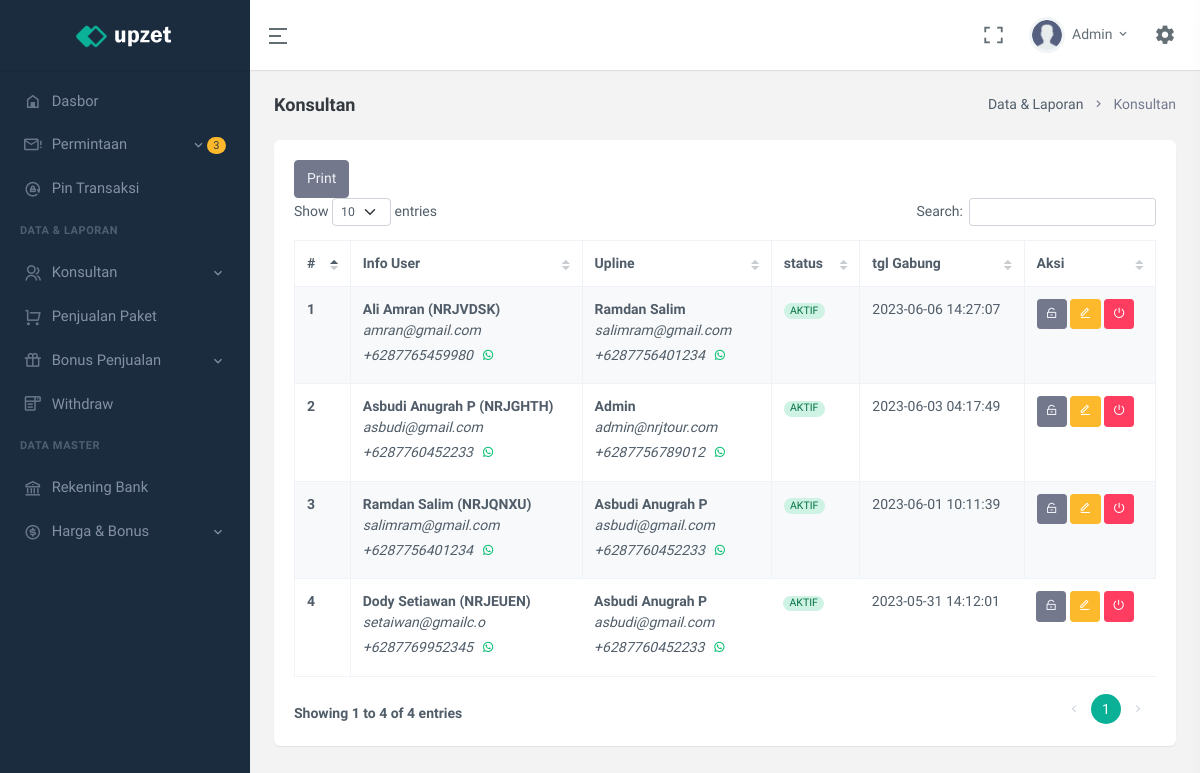
The page /data-member.php (signed in) on the database as committed earlier.
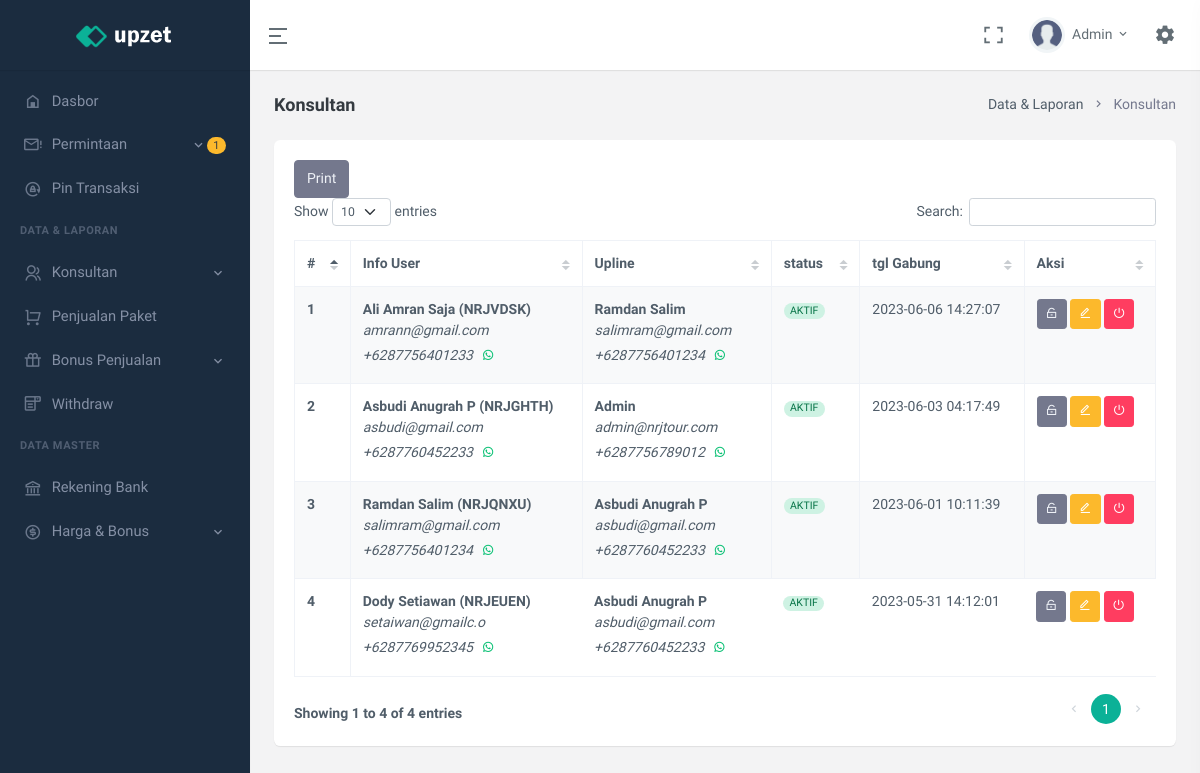
The same page on the database as committed later.
### tables this page shows
CREATE TABLE `user` (
  `id` int(11) UNSIGNED NOT NULL,
  `code_referral` varchar(7) NOT NULL,
  `email` varchar(250) NOT NULL,
  `name` varchar(25) NOT NULL,
  `no_telpn` varchar(25) NOT NULL,
  `password` text NOT NULL,
  `role_user` enum('ADMIN','OWNER','KONSULTAN') NOT NULL DEFAULT 'KONSULTAN',
  `upline` varchar(7) NOT NULL DEFAULT 'ADMIN',
  `status` enum('AKTIF','TIDAK AKTIF') NOT NULL DEFAULT 'TIDAK AKTIF',
  `join_date` datetime NOT NULL
);

### modal/ConnectionsClass.php (called while the page is built, shortened)
<?php
class ConnectionsClass{
    private $servername = "localhost";
    private $username = "root";
    private $password = "";
    private $dbname = "nrj_tour";
    protected function dbConn(){
        $connect = new mysqli($this->servername, $this->username, $this->password, $this->dbname);
        if($connect){
            return $connect;
        }
    }
    protected function dbCheck(?string $tableName = null){
        $sql = "SHOW TABLES LIKE '" . $tableName . "'";
        $exe = $this->dbConn()->query($sql);
        $result = $exe->num_rows;
        return $result;
    }
}
?>

### modal/userClass.php (called while the page is built, shortened)
<?php
class userClass extends ConnectionsClass{
    private $table_name = "user";
    public function __construct(){
        if($this->dbCheck($this->table_name) == 0){
            $sql = "CREATE TABLE " . $this->table_name . " (
                id INT(11) UNSIGNED AUTO_INCREMENT PRIMARY KEY,
                code_referral VARCHAR(7) NOT NULL UNIQUE,
                email VARCHAR(250) NOT NULL UNIQUE,
                name VARCHAR(25) NOT NULL,
                no_telpn VARCHAR(25) NOT NULL UNIQUE,
                password TEXT NOT NULL,
                role_user ENUM('ADMIN','OWNER','KONSULTAN') NOT NULL DEFAULT 'KONSULTAN',
                upline VARCHAR(7) NOT NULL DEFAULT 'ADMIN',
                status ENUM('AKTIF','TIDAK AKTIF') NOT NULL DEFAULT 'TIDAK AKTIF',
                join_date DATETIME NOT NULL
            )";
            $this->dbConn()->query($sql);
            $this->dbConn()->close();
        }
    }
    public function selectUser(?string $param = null, ?string $key1 = null, ?string $key2 = null, ?string $key3 = null, ?string $key4 = null){
        if($param == "oneCondition"){
            $sql = "SELECT * FROM " . $this->table_name . " WHERE " . $key1 . " = '" . $key2 . "' ORDER BY join_date DESC";
        }elseif($param == "checkForUpdate"){
            $sql = "SELECT * FROM " . $this->table_name . " WHERE " . $key1 . " = '" . $key2 . "' AND code_referral <> '" . $key3 . "'";
        }
        $exe = $this->dbConn()->query($sql);
        while($rows = $exe->fetch_assoc()){
            $data[] = $rows;
        }
        $result["data"] = $data;
        $result["nums"] = $exe->num_rows;
        return $result;
    }
}
?>

### config/userLogin.php (called while the page is built, shortened)
<?php
$userClass = new userClass();
$dataLogin = $userClass->selectUser("oneCondition","code_referral",$_SESSION['id_nrjtour']);
foreach($dataLogin['data'] as $row){
    $name = $row['name'];
    $role_user = $row['role_user'];
}
?>

### modal/withdrawClass.php (called while the page is built, shortened)
<?php
class withdrawClass extends ConnectionsClass{
    private $table_name = "withdraw";
    public function __construct(){
        if($this->dbCheck($this->table_name) == 0){
            $sql = "CREATE TABLE " . $this->table_name . " (
                id INT(11) UNSIGNED AUTO_INCREMENT PRIMARY KEY,
                code_referral VARCHAR(7) NOT NULL,
                nominal DOUBLE NOT NULL,
                status ENUM('PENDING','DITOLAK','SUCCESS') NOT NULL DEFAULT 'PENDING',
                date DATETIME NOT NULL
            )";
            $this->dbConn()->query($sql);
            $this->dbConn()->close();
        }
    }
    public function selectWithdraw(?string $param = null, ?string $key1 = null, ?string $key2 = null){
        if($param == "oneCondition"){
            $sql = "SELECT * FROM " . $this->table_name . " WHERE " . $key1 . " = '" . $key2 . "' ORDER BY date DESC";
        }else{
            $sql = "SELECT * FROM " . $this->table_name . " ORDER BY date DESC";
        }
        $exe = $this->dbConn()->query($sql);
        $result["data"] = $data;
        $result["nums"] = $exe->num_rows;
        return $result;
    }
}
?>

### modal/dataPenjualanClass.php (called while the page is built, shortened)
<?php
class dataPenjualanClass extends ConnectionsClass{
    private $table_name = "data_penjualan";
    public function selectDataPenjualan(?string $param = null, ?string $key1 = null, ?string $key2 = null, ?string $key3 = null, ?string $key4 = null){
        if($param == "oneCondition"){
            $sql = "SELECT * FROM " . $this->table_name . " WHERE " . $key1 . " = '" . $key2 . "' ORDER BY date DESC";
        }elseif($param == "dateUser"){
            $sql = "SELECT * FROM " . $this->table_name . " WHERE perekrut = '" . $key1 . "' AND (date >= '" . $key2 . " 00:00:00' AND date <= '" . $key3 . " 23:59:59') ORDER BY date DESC LIMIT 1";
        }elseif($param == "dateKonsultan"){
            $sql = "SELECT * FROM " . $this->table_name . " WHERE perekrut = '" . $key1 . "' AND (date >= '" . $key2 . " 00:00:00' AND date <= '" . $key3 . " 23:59:59') ORDER BY date DESC";
        }elseif($param == "date"){
            $sql = "SELECT * FROM " . $this->table_name . " WHERE date >= '" . $key1 . " 00:00:00' AND date <= '" . $key2 . " 23:59:59' ORDER BY date DESC";
        }else{
            $sql = "SELECT * FROM " . $this->table_name . " ORDER BY date DESC";
        }
        $exe = $this->dbConn()->query($sql);
        while($rows = $exe->fetch_assoc()){
            $data[] = $rows;
        }
        $result["data"] = $data;
        $result["nums"] = $exe->num_rows;
        return $result;
    }
}
?>

### config/dataMemberConfig.php (the view, shortened to what the changed rows need)
<?php
function dataTable(){
    global $userClass;
    global $role_user;
    $num = 1;
    if($role_user == "KONSULTAN"){
        $data = $userClass->selectUser("oneCondition", "upline", $_SESSION['id_nrjtour']);
    }else{
        $data = $userClass->selectUser("oneCondition", "role_user", "KONSULTAN");
    }
    foreach($data['data'] as $row){
        if($row['status'] == "AKTIF"){
            $btn = '<a href="data-member?user=' . $row['code_referral'] . '&param=suspen" class="btn btn-sm btn-danger"><i class="mx-auto ri-shut-down-line"></i></a>';
        }else{
            $btn = '<a href="data-member?user=' . $row['code_referral'] . '&param=aktif" class="btn btn-sm btn-success"><i class="mx-auto ri-shut-down-line"></i></a>';
        }
        echo '<tr>
                <th> ' . $num++ . ' </th>
                <td>
                    <strong>' . $row['name'] . ' (' . $row['code_referral'] . ')</strong><br>
                    <i>' . $row['email'] . '</i><br>
                    <i>+62' . $row['no_telpn'] . '</i><a href="https://api.whatsapp.com/send?phone=62' . $row['no_telpn'] . '" class="btn btn-sm text-success radius-5"><i class="mx-auto ri-whatsapp-line"></i></a>
                </td>
                <td>
                    <strong>' . dataUser($row['upline'])['name'] . '</strong><br>
                    <i>' . dataUser($row['upline'])['email'] . '<br>
                    +62' . dataUser($row['upline'])['no_telpn'] . '<i><a href="https://api.whatsapp.com/send?phone=62' . dataUser($row['upline'])['no_telpn'] . '" class="btn btn-sm text-success radius-5"><i class="mx-auto  ri-whatsapp-line"></i></a>&nbsp;&nbsp;&nbsp;
                </td>
                <td>' . colorStatus($row['status']) . '</td>
                <td>' . $row['join_date'] . '</td>';
        if($role_user != "KONSULTAN"){
            echo'<td>
                    <a href="data-member?user=' . $row['code_referral'] . '&param=resetpass" class="btn btn-sm btn-secondary"><i class="mx-auto ri-lock-unlock-line"></i></a>
                    <a href="edit-data-member?user=' . $row['code_referral'] . '" class="btn btn-sm btn-warning"><i class="mx-auto ri-edit-line"></i></a>
                    ' . $btn . '
                </td>';
        }
        echo'</tr>';
    }
}
function colorStatus($txt){
    if($txt == "AKTIF"){
        return '<span class="badge rounded-pill alert-success">' . $txt . '</span>';
    }else{
        return '<span class="badge rounded-pill alert-danger">' . $txt . '</span>';
    }
}
function dataUser($idUser){
    global $userClass;
    $data = $userClass->selectUser("oneCondition","code_referral",$idUser);
    foreach($data['data'] as $row){
        $result['name'] = $row['name'];
        $result['email'] = $row['email'];
        $result['no_telpn'] = $row['no_telpn'];
        $result['role_user'] = $row['role_user'];
        $result['upline'] = $row['upline'];
    }
    $result['nums'] = $data['nums'];
    return $result;
}
?>

### partial/topBar.php (shortened to what the changed rows need)
<header id="page-topbar">
    <div class="navbar-header">
        <div class="d-flex">
            <div class="dropdown d-inline-block user-dropdown">
                <button type="button" class="btn header-item waves-effect" id="page-header-user-dropdown"
                    data-bs-toggle="dropdown" aria-haspopup="true" aria-expanded="false">
                    <img class="rounded-circle header-profile-user" src="assets/images/users/avatar-2.png"
                        alt="Header Avatar">
                    <span class="d-none d-xl-inline-block ms-1"><?= explode(" ",$name)[0] ?></span>
                    <i class="mdi mdi-chevron-down d-none d-xl-inline-block"></i>
                </button>
            </div>
        </div>
    </div>
</header>

### partial/sideBar.php (shortened to what the changed rows need)
<?php
    $dataPenjualanClass = new dataPenjualanClass();
    $withdrawClass = new withdrawClass();
?>
<div class="vertical-menu">
    <div data-simplebar class="h-100">
        <div id="sidebar-menu">
            <ul class="metismenu list-unstyled" id="side-menu">
                <?php
                    if($role_user == "ADMIN"){
                        $dataNotif = $dataPenjualanClass->selectDataPenjualan("all");
                        $orderNumPendingNotif = 0;
                        $orderNumPendingPelunansanNotif = 0;
                        foreach($dataNotif['data'] as $row){
                            if($row['status'] == "PENDING"){
                                $orderNumPendingNotif += 1;
                            }elseif($row['status'] == "MENUNGGU KONFIRMASI PELUNASAN"){
                                $orderNumPendingPelunansanNotif += 1;
                            }
                        }
                        $dataWd = $withdrawClass->selectWithdraw("oneCondition", "status", "PENDING");
                        $wdnUMPending = $dataWd['nums'];
                ?>
                    <li>
                        <a href="javascript: void(0);" class="has-arrow waves-effect">
                            <i class="mdi mdi-email-alert-outline"></i>
                            <?php if($orderNumPendingNotif + $orderNumPendingPelunansanNotif + $wdnUMPending > 0){ ?>
                                <span class="badge rounded-pill bg-warning text-dark float-end"><?= $orderNumPendingNotif + $orderNumPendingPelunansanNotif + $wdnUMPending ?></span>
                            <?php } ?>
                            <span>Permintaan</span>
                        </a>
                    </li>
                <?php } ?>
            </ul>
        </div>
    </div>
</div>

Rows that differ between the two databases and show on the page:
computed for user "Admin": role_user "3" → "1"
changed user "NRJVDSK": name "Ali Amran" → "Ali Amran Saja"; email "amran@gmail.com" → "amrann@gmail.com"; no_telpn "87765459980" → "87756401233"
